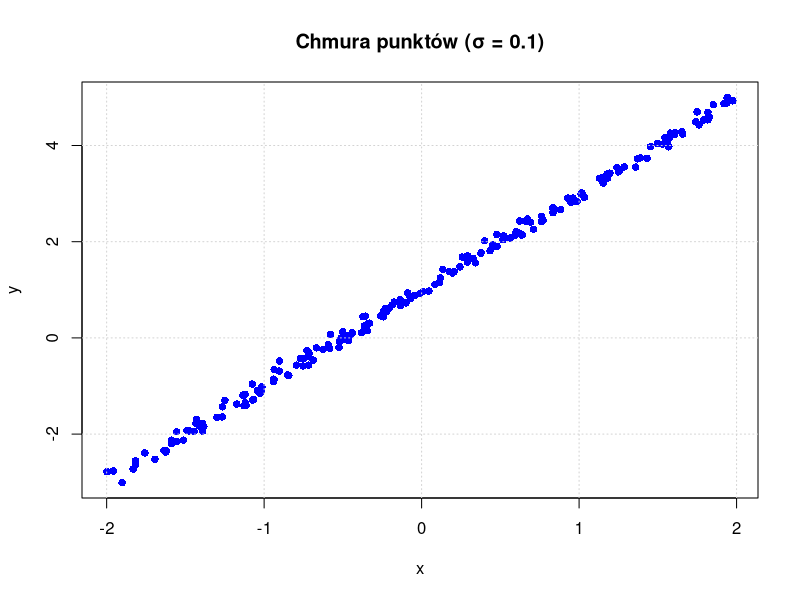
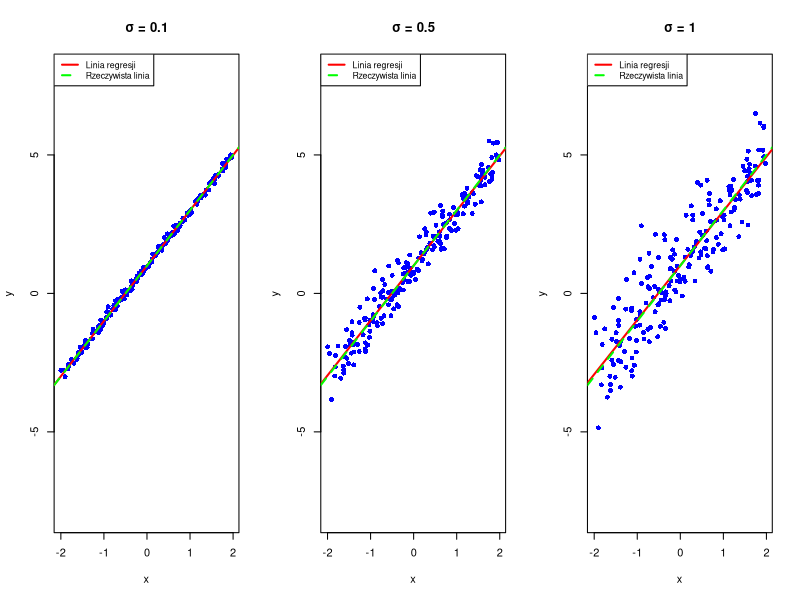

Write the R code that produced these figures, in order.
n <- 200
beta0 <- 1
beta1 <- 2

set.seed(123)

sigma <- 0.1
x <- runif(n, min = -2, max = 2)
epsilon <- rnorm(n, mean = 0, sd = sigma)
y <- beta0 + beta1 * x + epsilon

plot(x, y, main = "Chmura punktów (σ = 0.1)", 
     xlab = "x", ylab = "y", pch = 16, col = "blue")
grid()

xbar <- mean(x)
ybar <- mean(y)

beta1_hat <- sum((x - xbar) * (y - ybar)) / sum((x - xbar)^2)
beta0_hat <- ybar - beta1_hat * xbar

model1 <- lm(y ~ x)
summary(model1)

sigma_values <- c(0.1, 0.5, 1.0)
results <- data.frame(
  sigma = numeric(),
  beta0_hat = numeric(),
  beta1_hat = numeric(),
  R2 = numeric()
)

for (sig in sigma_values) {
  epsilon <- rnorm(n, mean = 0, sd = sig)
  y <- beta0 + beta1 * x + epsilon
  
  model <- lm(y ~ x)
  
  beta0_est <- coef(model)[1]
  beta1_est <- coef(model)[2]
  r2 <- summary(model)$r.squared
  
  results <- rbind(results, data.frame(
    sigma = sig,
    beta0_hat = beta0_est,
    beta1_hat = beta1_est,
    R2 = r2
  ))
}

print(results)

par(mfrow = c(1, 3))

for (i in 1:3) {
  sig <- sigma_values[i]
  set.seed(123)
  
  x <- runif(n, min = -2, max = 2)
  epsilon <- rnorm(n, mean = 0, sd = sig)
  y <- beta0 + beta1 * x + epsilon
  
  plot(x, y, main = paste("σ =", sig), 
       xlab = "x", ylab = "y", pch = 16, col = "blue", 
       ylim = c(-8, 8))
  
  model <- lm(y ~ x)
  abline(model, col = "red", lwd = 2)
  abline(a = beta0, b = beta1, col = "green", lwd = 2, lty = 2)
  
  legend("topleft", 
         legend = c("Linia regresji", "Rzeczywista linia"),
         col = c("red", "green"), 
         lty = c(1, 2), lwd = 2, cex = 0.8)
}

par(mfrow = c(1, 1))
